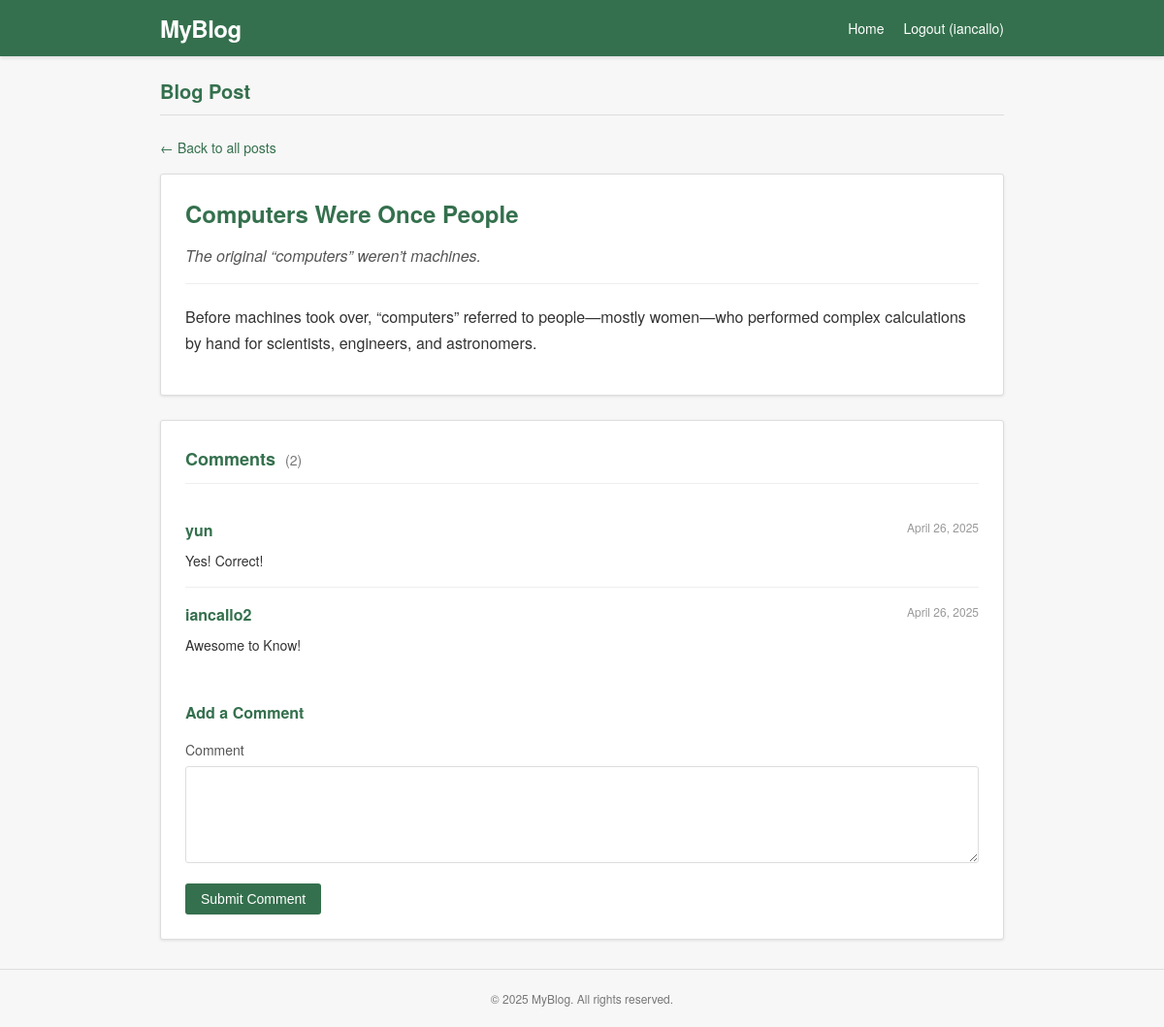
Page /13/ (signed in) on the committed database.
### posts/models.py (models this page shows, shortened)
class Post(models.Model):
    title = models.CharField(max_length=200)
    description = models.TextField()
    content = models.TextField()
    author = models.ForeignKey(User, on_delete=models.CASCADE, related_name='posts', null=True, blank=True)
    created_at = models.DateTimeField(null=True, blank=True)

class Comment(models.Model):
    post = models.ForeignKey(Post, on_delete=models.CASCADE, related_name='comments')
    author = models.ForeignKey(User, on_delete=models.CASCADE, related_name='comments', null=True, blank=True)
    author_name = models.CharField(max_length=100)
    author_email_hash = models.CharField(max_length=128)  # Make hash field required
    content = models.TextField()
    created_at = models.DateTimeField(auto_now_add=True)
    class Meta:
        ordering = ['created_at']

### posts/views.py (the view)
# urls.py: path("<int:pk>/", PostDetailView.as_view(), name="post_detail"),
class PostDetailView(DetailView):
    model = Post
    template_name = "posts/post_detail.html"
    def get_context_data(self, **kwargs):
        context = super().get_context_data(**kwargs)
        context['comments'] = self.object.comments.all()
        return context

### posts/templates/posts/post_detail.html (shortened to what this page needs)
<!DOCTYPE html>
<html lang="en">
<head>
</head>
<body>
    <header class="header">
        <div class="header-container">
            <div class="logo"><a href="{% url 'post_list' %}">MyBlog</a></div>
            <div class="nav-links">
                <a href="{% url 'post_list' %}" class="nav-link">Home</a>
                {% if user.is_authenticated %}
                    <a href="{% url 'logout' %}" class="nav-link">Logout ({{ user.username }})</a>
                {% else %}
                    <a href="{% url 'login' %}" class="nav-link">Login</a>
                    <a href="{% url 'signup' %}" class="nav-link">Sign Up</a>
                {% endif %}
            </div>
        </div>
    </header>
    <main class="container">
        <h1 class="page-title">Blog Post</h1>
        <a href="{% url 'post_list' %}" class="back-link">← Back to all posts</a>
        <article class="post-detail">
            <h2 class="post-title">{{ object.title }}</h2>
            <p class="post-description">{{ object.description }}</p>
            <div class="post-content">{{ object.content|linebreaks }}</div>
        </article>
        <section class="comments-section">
            <h3 class="comments-title">Comments <span class="comment-count">({{ comments|length }})</span></h3>
            <div class="comment-list">
                {% for comment in comments %}
                    <div class="comment">
                        <div class="comment-header">
                            <span class="comment-author">{{ comment.author_name }}</span>
                            <span class="comment-date">{{ comment.created_at|date:"F d, Y" }}</span>
                        </div>
                        <div class="comment-body">{{ comment.content }}</div>
                    </div>
                {% empty %}
                    <p>No comments yet.</p>
                {% endfor %}
            </div>
            {% if user.is_authenticated %}
                <h4 class="comment-form-title">Add a Comment</h4>
                <form class="comment-form" method="post" action="{% url 'add_comment' post.pk %}">
                    <div class="form-group">
                        <label class="form-label" for="content">Comment</label>
                        <textarea class="form-textarea" id="content" name="content" required></textarea>
                    </div>
                    <button type="submit" class="form-submit">Submit Comment</button>
                </form>
            {% else %}
                <div class="login-to-comment">
                    <p>Please <a href="{% url 'login' %}">log in</a> to leave a comment.</p>
                </div>
            {% endif %}
        </section>
    </main>
    <footer class="footer">
        <p>© {% now "Y" %} MyBlog. All rights reserved.</p>
    </footer>
</body>
</html>

### posts/templates/posts/post_detail.html (style rules this page uses)
* { margin: 0; padding: 0; box-sizing: border-box; }
body { font-family: 'Lucida Grande', 'Frutiger', 'Helvetica Neue', Arial, sans-serif; background-color: #f7f7f7; color: #333; line-height: 1.6; }
.header { background-color: #34704D; color: white; padding: 10px 0; box-shadow: 0 2px 4px rgba(0, 0, 0, 0.1); }
.header-container { max-width: 900px; margin: 0 auto; padding: 0 15px; display: flex; justify-content: space-between; align-items: center; }
.logo { font-size: 24px; font-weight: bold; letter-spacing: -0.5px; }
.logo a { color: white; text-decoration: none; }
.nav-links { display: flex; gap: 20px; }
.nav-link { color: white; text-decoration: none; font-size: 14px; }
.container { max-width: 900px; margin: 20px auto; padding: 0 15px; }
.page-title { color: #34704D; margin-bottom: 20px; font-size: 20px; font-weight: bold; padding-bottom: 8px; border-bottom: 1px solid #ddd; }
.back-link { display: inline-block; margin-bottom: 15px; color: #34704D; text-decoration: none; font-size: 14px; }
.post-detail { background-color: white; border: 1px solid #ddd; border-radius: 3px; padding: 25px; box-shadow: 0 1px 3px rgba(0, 0, 0, 0.1); margin-bottom: 25px; }
.post-title { color: #34704D; font-size: 24px; margin-bottom: 15px; line-height: 1.3; }
.post-description { color: #555; font-size: 16px; font-style: italic; margin-bottom: 20px; padding-bottom: 15px; border-bottom: 1px solid #eee; }
.post-content { font-size: 16px; line-height: 1.7; color: #333; }
.post-content p { margin-bottom: 15px; }
.comments-section { background-color: white; border: 1px solid #ddd; border-radius: 3px; padding: 25px; box-shadow: 0 1px 3px rgba(0, 0, 0, 0.1); margin-bottom: 25px; }
.comments-title { color: #34704D; font-size: 18px; margin-bottom: 20px; padding-bottom: 10px; border-bottom: 1px solid #eee; }
.comment-count { color: #777; font-size: 14px; font-weight: normal; margin-left: 5px; }
.comment-list { margin-bottom: 30px; }
.comment { padding: 15px 0; border-bottom: 1px solid #eee; }
.comment:last-child { border-bottom: none; }
.comment-header { display: flex; justify-content: space-between; margin-bottom: 8px; }
.comment-author { font-weight: bold; color: #34704D; }
.comment-date { color: #999; font-size: 12px; }
.comment-body { font-size: 14px; line-height: 1.6; }
.comment-form-title { font-size: 16px; color: #34704D; margin-bottom: 15px; }
.comment-form { display: flex; flex-direction: column; }
.form-group { margin-bottom: 15px; }
.form-label { display: block; margin-bottom: 5px; font-size: 14px; color: #555; }
.form-textarea { width: 100%; padding: 8px 12px; border: 1px solid #ddd; border-radius: 3px; font-family: inherit; font-size: 14px; min-height: 100px; resize: vertical; }
.form-submit { align-self: flex-start; background-color: #34704D; color: white; border: none; padding: 8px 16px; border-radius: 3px; font-size: 14px; cursor: pointer; transition: background-color 0.2s; }
.footer { text-align: center; padding: 20px 15px; margin-top: 30px; color: #777; font-size: 12px; border-top: 1px solid #ddd; }

### rows in the picture
Post: title "Computers Were Once People", description "The original “computers” weren’t machines.", content "Before machines took over, “computers” referred to people—mostly women—who performed complex calculations by hand for scientists, engineers, and astronomers."
Comment: author_name "yun", created_at "April 26, 2025", content "Yes! Correct!"
Comment: author_name "iancallo2", created_at "April 26, 2025", content "Awesome to Know!"

### other values in the picture
{{ user.username }} "iancallo"
{{ comments|length }} "2"
